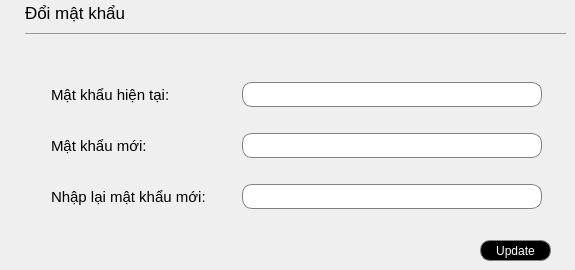
                     <widget class="QWidget" name="page_2">
                      <widget class="QLabel" name="label_17">
                       <property name="geometry">
                        <rect>
                         <x>25</x>
                         <y>2</y>
                         <width>151</width>
                         <height>21</height>
                        </rect>
                       </property>
                       <property name="font">
                        <font>
                         <pointsize>13</pointsize>
                        </font>
                       </property>
                       <property name="text">
                        <string>Đổi mật khẩu</string>
                       </property>
                      </widget>
                      <widget class="Line" name="line_3">
                       <property name="geometry">
                        <rect>
                         <x>25</x>
                         <y>33</y>
                         <width>541</width>
                         <height>1</height>
                        </rect>
                       </property>
                       <property name="maximumSize">
                        <size>
                         <width>16777215</width>
                         <height>1</height>
                        </size>
                       </property>
                       <property name="styleSheet">
                        <string notr="true">background-color: rgb(133, 133, 133);</string>
                       </property>
                       <property name="orientation">
                        <enum>Qt::Orientation::Horizontal</enum>
                       </property>
                      </widget>
                      <widget class="QWidget" name="layoutWidget_6">
                       <property name="geometry">
                        <rect>
                         <x>51</x>
                         <y>132</y>
                         <width>491</width>
                         <height>27</height>
                        </rect>
                       </property>
                       <layout class="QHBoxLayout" name="horizontalLayout_10">
                        <property name="spacing">
                         <number>30</number>
                        </property>
                        <item>
                         <widget class="QLabel" name="label_19">
                          <property name="font">
                           <font>
                            <pointsize>11</pointsize>
                           </font>
                          </property>
                          <property name="text">
                           <string>Mật khẩu mới:</string>
                          </property>
                         </widget>
                        </item>
                        <item>
                         <widget class="QLineEdit" name="newpass">
                          <property name="minimumSize">
                           <size>
                            <width>300</width>
                            <height>25</height>
                           </size>
                          </property>
                          <property name="maximumSize">
                           <size>
                            <width>300</width>
                            <height>16777215</height>
                           </size>
                          </property>
                          <property name="styleSheet">
                           <string notr="true">QLineEdit{
padding-left:20px;
border: 1px solid gray;
border-radius: 10px;
background-color: rgb(255, 255, 255);
}</string>
                          </property>
                          <property name="echoMode">
                           <enum>QLineEdit::EchoMode::Password</enum>
                          </property>
                         </widget>
                        </item>
                       </layout>
                      </widget>
                      <widget class="QWidget" name="layoutWidget_7">
                       <property name="geometry">
                        <rect>
                         <x>51</x>
                         <y>183</y>
                         <width>491</width>
                         <height>27</height>
                        </rect>
                       </property>
                       <layout class="QHBoxLayout" name="horizontalLayout_11">
                        <property name="spacing">
                         <number>30</number>
                        </property>
                        <item>
                         <widget class="QLabel" name="label_20">
                          <property name="font">
                           <font>
                            <pointsize>11</pointsize>
                           </font>
                          </property>
                          <property name="text">
                           <string>Nhập lại mật khẩu mới:</string>
                          </property>
                         </widget>
                        </item>
                        <item>
                         <widget class="QLineEdit" name="newpass2">
                          <property name="minimumSize">
                           <size>
                            <width>300</width>
                            <height>25</height>
                           </size>
                          </property>
                          <property name="maximumSize">
                           <size>
                            <width>300</width>
                            <height>16777215</height>
                           </size>
                          </property>
                          <property name="styleSheet">
                           <string notr="true">QLineEdit{
padding-left:20px;
border: 1px solid gray;
border-radius: 10px;
background-color: rgb(255, 255, 255);
}</string>
                          </property>
                          <property name="echoMode">
                           <enum>QLineEdit::EchoMode::Password</enum>
                          </property>
                         </widget>
                        </item>
                       </layout>
                      </widget>
                      <widget class="QPushButton" name="Changepass">
                       <property name="geometry">
                        <rect>
                         <x>480</x>
                         <y>240</y>
                         <width>71</width>
                         <height>21</height>
                        </rect>
                       </property>
                       <property name="styleSheet">
                        <string notr="true">QPushButton{
border: 1px solid gray;
border-radius: 10px;
background-color: rgb(0, 0, 0);
color:white;
}</string>
                       </property>
                       <property name="text">
                        <string>Update</string>
                       </property>
                      </widget>
                      <widget class="QLabel" name="error1">
                       <property name="geometry">
                        <rect>
                         <x>240</x>
                         <y>110</y>
                         <width>241</width>
                         <height>16</height>
                        </rect>
                       </property>
                       <property name="font">
                        <font>
                         <pointsize>8</pointsize>
                        </font>
                       </property>
                       <property name="styleSheet">
                        <string notr="true">color: rgb(255, 0, 0);
border:none</string>
                       </property>
                       <property name="text">
                        <string/>
                       </property>
                      </widget>
                      <widget class="QLabel" name="error2">
                       <property name="geometry">
                        <rect>
                         <x>240</x>
                         <y>210</y>
                         <width>241</width>
                         <height>16</height>
                        </rect>
                       </property>
                       <property name="font">
                        <font>
                         <pointsize>8</pointsize>
                        </font>
                       </property>
                       <property name="styleSheet">
                        <string notr="true">color: rgb(255, 0, 0);
border:none</string>
                       </property>
                       <property name="text">
                        <string/>
                       </property>
                      </widget>
                      <widget class="QWidget" name="layoutWidget8">
                       <property name="geometry">
                        <rect>
                         <x>51</x>
                         <y>81</y>
                         <width>491</width>
                         <height>27</height>
                        </rect>
                       </property>
                       <layout class="QHBoxLayout" name="horizontalLayout_9">
                        <property name="spacing">
                         <number>30</number>
                        </property>
                        <item>
                         <widget class="QLabel" name="label_18">
                          <property name="font">
                           <font>
                            <pointsize>11</pointsize>
                           </font>
                          </property>
                          <property name="text">
                           <string>Mật khẩu hiện tại:</string>
                          </property>
                         </widget>
                        </item>
                        <item>
                         <widget class="QLineEdit" name="currentpass">
                          <property name="minimumSize">
                           <size>
                            <width>300</width>
                            <height>25</height>
                           </size>
                          </property>
                          <property name="maximumSize">
                           <size>
                            <width>300</width>
                            <height>16777215</height>
                           </size>
                          </property>
                          <property name="styleSheet">
                           <string notr="true">QLineEdit{
padding-left:20px;
border: 1px solid gray;
border-radius: 10px;
background-color: rgb(255, 255, 255);
}</string>
                          </property>
                          <property name="echoMode">
                           <enum>QLineEdit::EchoMode::Password</enum>
                          </property>
                         </widget>
                        </item>
                       </layout>
                      </widget>
                     </widget>
